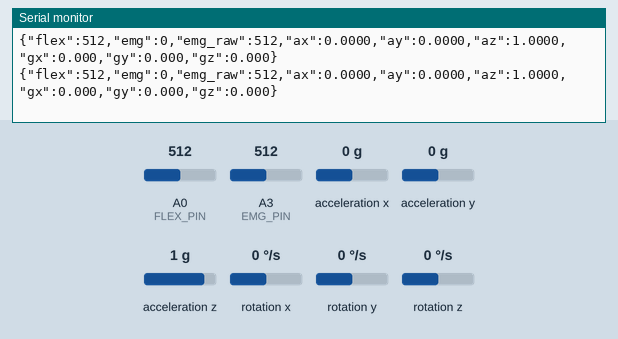
Recording of a sketch running on a simulated Arduino Uno, built with avr-gcc and run on an emulated ATmega328P. On the bench: the last lines printed to the serial monitor. Wiring (inferred from the names in the program): MPU-6050 motion sensor at I2C address 0x68. The test bench sets the inputs (shaded band); at power-on: acceleration x 0 g, A0 (FLEX_PIN) = 512, A3 (EMG_PIN) = 512, acceleration y 0 g, acceleration z 1 g, rotation x 0 °/s, rotation y 0 °/s, rotation z 0 °/s.

Above: at 2.5 s.
2.6 s: acceleration x set to -1.4 g
At 3.1 s:
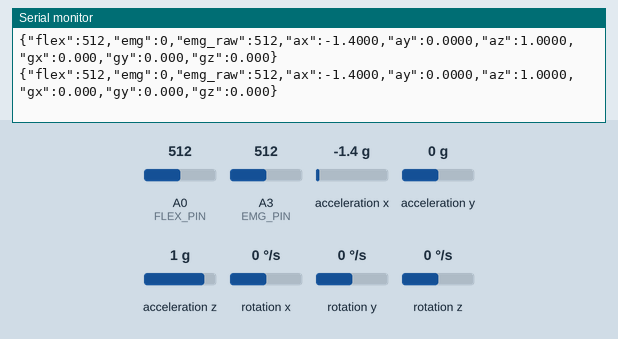
5.6 s: A0 (FLEX_PIN) set to 716
At 6.6 s:
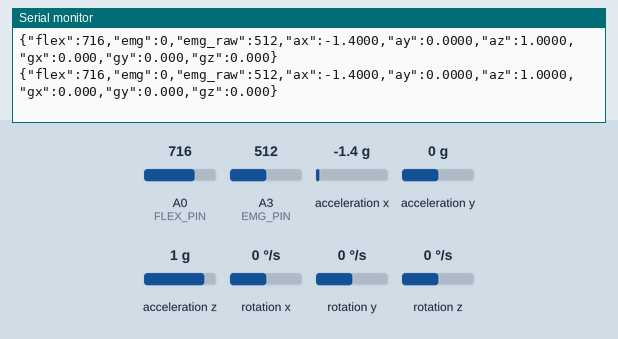
7.1 s: A3 (EMG_PIN) set to 716
At 7.6 s:
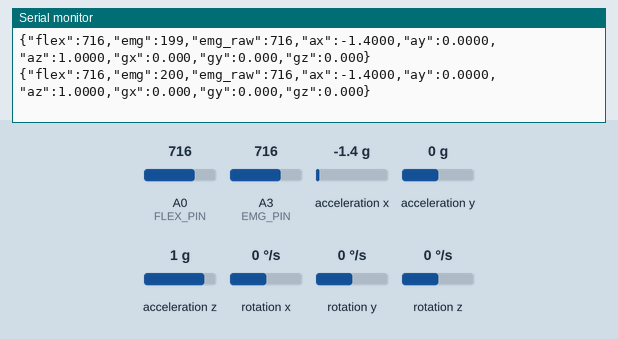
8.6 s: acceleration y set to -1.4 g
At 9.4 s:
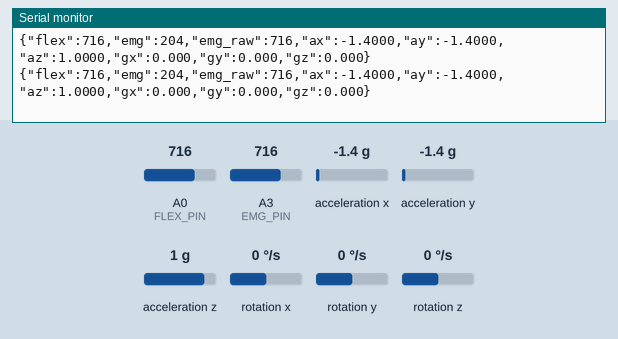
10.1 s: acceleration z set to -1.4 g
At 10.9 s:
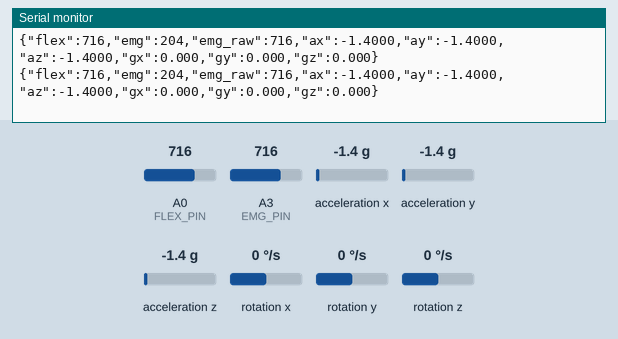
Timing chart, 0 to 12.6 s (numbered marks = the images above; inputs shaded):
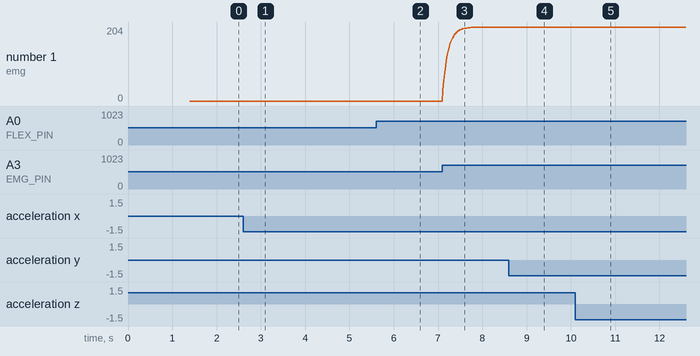

The sketch:

hand_sensor_v3.ino
```cpp
/*
 * NeuroRehab Hand Sensor — v3.0
 * Sensores: Flex (A0), EMG (A3, opcional), MPU6050 (I2C)
 * Protocolo: JSON por Serial a 115200 baud, 50Hz
 *
 * Cambios v3.0 respecto a v2.0:
 *  - EMG: baseline capturado en setup (promedio 200 muestras en reposo)
 *  - EMG: salida = envelope rectificado abs(raw - baseline), suavizado EMA
 *  - EMG: en reposo ~0, contraccion fuerte > 100, maximo ~500
 *  - EMG: deteccion de conexion por varianza (no solo media)
 *  - Nuevo campo emg_raw para debug (valor ADC original)
 *
 * Formato de salida:
 * {"flex":423,"emg":87,"emg_raw":956,"ax":0.0007,"ay":-0.9995,"az":0.0031,"gx":7.6,"gy":-2.3,"gz":1.1}
 *   flex    = raw ADC 0-1023 (relajado ~400, apretando ~150)
 *   emg     = envelope EMG 0-1023 (~0 reposo, sube con contraccion)
 *   emg_raw = ADC original de A3 para debug (-1 si no conectado)
 *   ax/ay/az = aceleracion en g (±2g)
 *   gx/gy/gz = velocidad angular en °/s (±250°/s)
 */

#include <Wire.h>

// === PINES ===
const int FLEX_PIN = A0;
const int EMG_PIN  = A3;

// === MPU6050 ===
const uint8_t MPU_ADDR  = 0x68;
const float ACCEL_SCALE = 16384.0;
const float GYRO_SCALE  = 131.0;

float ax_off = 0, ay_off = 0, az_off = 0;
float gx_off = 0, gy_off = 0, gz_off = 0;

// === EMG ===
bool  emgConnected  = false;
int   emgBaseline   = 512;        // baseline en reposo, calculado en setup
float emgEnvelope   = 0.0;        // EMA del EMG rectificado
const float EMG_ALPHA = 0.15;     // suavizado: 0.05=muy suave, 0.3=muy reactivo
int   emgCheckCount = 0;          // contador de muestras planas para auto-desconexion

// === Intervalo ===
const unsigned long INTERVAL_MS = 20;   // 50 Hz
unsigned long lastSend = 0;

// ── Setup ─────────────────────────────────────────────────────────────────────
void setup() {
  Serial.begin(115200);
  Wire.begin();

  // Inicializar MPU6050
  mpuWrite(0x6B, 0x01);
  delay(100);
  mpuWrite(0x6C, 0x00);
  mpuWrite(0x19, 0x04);
  mpuWrite(0x1A, 0x03);
  mpuWrite(0x1B, 0x00);
  mpuWrite(0x1C, 0x00);
  delay(100);

  calibrateIMU();
  calibrateEMG();   // <-- nuevo: captura baseline EMG en reposo

  Serial.println("{\"status\":\"ready\",\"emg_connected\":" +
                 String(emgConnected ? "true" : "false") +
                 ",\"emg_baseline\":" + String(emgBaseline) + "}");
}

// ── Loop ──────────────────────────────────────────────────────────────────────
void loop() {
  unsigned long now = millis();
  if (now - lastSend < INTERVAL_MS) return;
  lastSend = now;

  // Flex
  int flexRaw = analogRead(FLEX_PIN);

  // EMG
  int  emgRaw    = -1;
  int  emgOutput = -1;

  if (emgConnected) {
    emgRaw = analogRead(EMG_PIN);

    // Rectificado: desviacion absoluta respecto al baseline
    int deviation = abs(emgRaw - emgBaseline);

    // Envelope EMA
    emgEnvelope = emgEnvelope * (1.0 - EMG_ALPHA) + deviation * EMG_ALPHA;
    emgOutput   = (int)emgEnvelope;

    // Sin auto-desconexion: una vez detectado en setup, se mantiene conectado
  }

  // MPU6050
  Wire.beginTransmission(MPU_ADDR);
  Wire.write(0x3B);
  Wire.endTransmission(false);
  Wire.requestFrom(MPU_ADDR, (uint8_t)14, (uint8_t)true);

  int16_t rawAx = (Wire.read() << 8) | Wire.read();
  int16_t rawAy = (Wire.read() << 8) | Wire.read();
  int16_t rawAz = (Wire.read() << 8) | Wire.read();
  Wire.read(); Wire.read();
  int16_t rawGx = (Wire.read() << 8) | Wire.read();
  int16_t rawGy = (Wire.read() << 8) | Wire.read();
  int16_t rawGz = (Wire.read() << 8) | Wire.read();

  float ax = (rawAx / ACCEL_SCALE) - ax_off;
  float ay = (rawAy / ACCEL_SCALE) - ay_off;
  float az = (rawAz / ACCEL_SCALE) - az_off;
  float gx = (rawGx / GYRO_SCALE)  - gx_off;
  float gy = (rawGy / GYRO_SCALE)  - gy_off;
  float gz = (rawGz / GYRO_SCALE)  - gz_off;

  // JSON
  Serial.print("{\"flex\":");    Serial.print(flexRaw);
  Serial.print(",\"emg\":");     Serial.print(emgOutput);
  Serial.print(",\"emg_raw\":"); Serial.print(emgRaw);
  Serial.print(",\"ax\":");      Serial.print(ax, 4);
  Serial.print(",\"ay\":");      Serial.print(ay, 4);
  Serial.print(",\"az\":");      Serial.print(az, 4);
  Serial.print(",\"gx\":");      Serial.print(gx, 3);
  Serial.print(",\"gy\":");      Serial.print(gy, 3);
  Serial.print(",\"gz\":");      Serial.print(gz, 3);
  Serial.println("}");
}

// ── Helpers ───────────────────────────────────────────────────────────────────

void mpuWrite(uint8_t reg, uint8_t val) {
  Wire.beginTransmission(MPU_ADDR);
  Wire.write(reg);
  Wire.write(val);
  Wire.endTransmission(true);
}

void calibrateIMU() {
  long sAx=0, sAy=0, sAz=0, sGx=0, sGy=0, sGz=0;
  const int N = 100;
  for (int i = 0; i < N; i++) {
    Wire.beginTransmission(MPU_ADDR);
    Wire.write(0x3B);
    Wire.endTransmission(false);
    Wire.requestFrom(MPU_ADDR, (uint8_t)14, (uint8_t)true);
    sAx += (int16_t)((Wire.read()<<8)|Wire.read());
    sAy += (int16_t)((Wire.read()<<8)|Wire.read());
    sAz += (int16_t)((Wire.read()<<8)|Wire.read());
    Wire.read(); Wire.read();
    sGx += (int16_t)((Wire.read()<<8)|Wire.read());
    sGy += (int16_t)((Wire.read()<<8)|Wire.read());
    sGz += (int16_t)((Wire.read()<<8)|Wire.read());
    delay(5);
  }
  ax_off = (sAx/N) / ACCEL_SCALE;
  ay_off = (sAy/N) / ACCEL_SCALE;
  az_off = (sAz/N) / ACCEL_SCALE - 1.0;
  gx_off = (sGx/N) / GYRO_SCALE;
  gy_off = (sGy/N) / GYRO_SCALE;
  gz_off = (sGz/N) / GYRO_SCALE;
}

void calibrateEMG() {
  // 100 muestras en reposo para capturar baseline
  const int N = 100;
  long emgSum = 0;

  for (int i = 0; i < N; i++) {
    emgSum += analogRead(EMG_PIN);
    delay(5);
  }

  emgBaseline = (int)(emgSum / N);
  emgEnvelope = 0.0;

  // Conexion: si la media es > 5 asumimos conectado (igual que v2)
  // Un pin sin conectar suele dar 0 o valores muy erraticos
  emgConnected = (emgBaseline > 5);
}
```

Measured:
- after the input at 2.6 s, the serial monitor: prints a new line at once (image 1)
- after the input at 5.6 s, the serial monitor: prints a new line at once (image 2)
- after the input at 7.1 s, the serial monitor: prints a new line at once (image 3)
- after the input at 8.6 s, the serial monitor: prints a new line at once (image 4)
- after the input at 10.1 s, the serial monitor: prints a new line at once (image 5)
- plotted number 1: 0 → 203 after the input at 7.1 s
